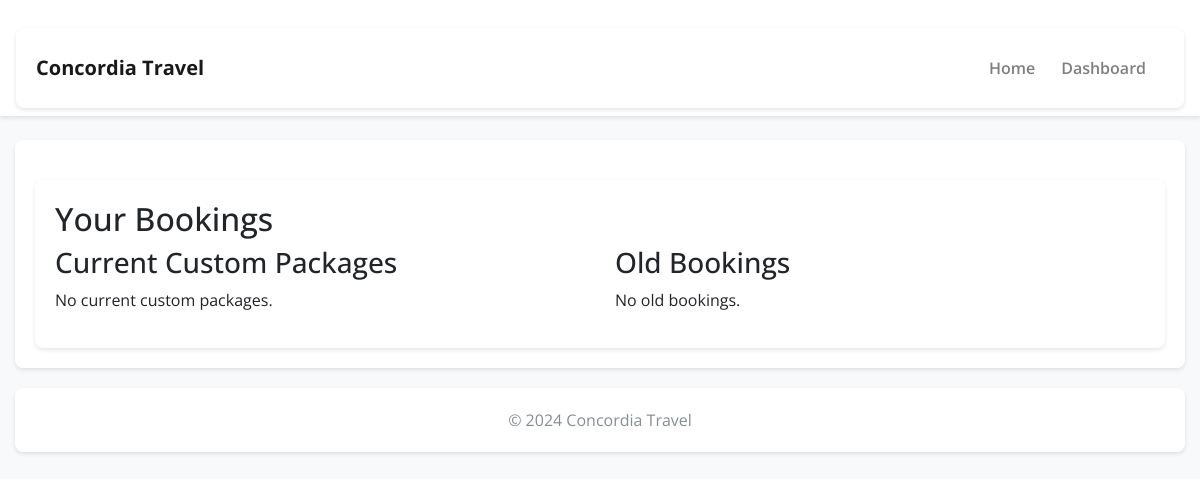
Page /booking/view_bookings/ (signed in) on the earlier database version.
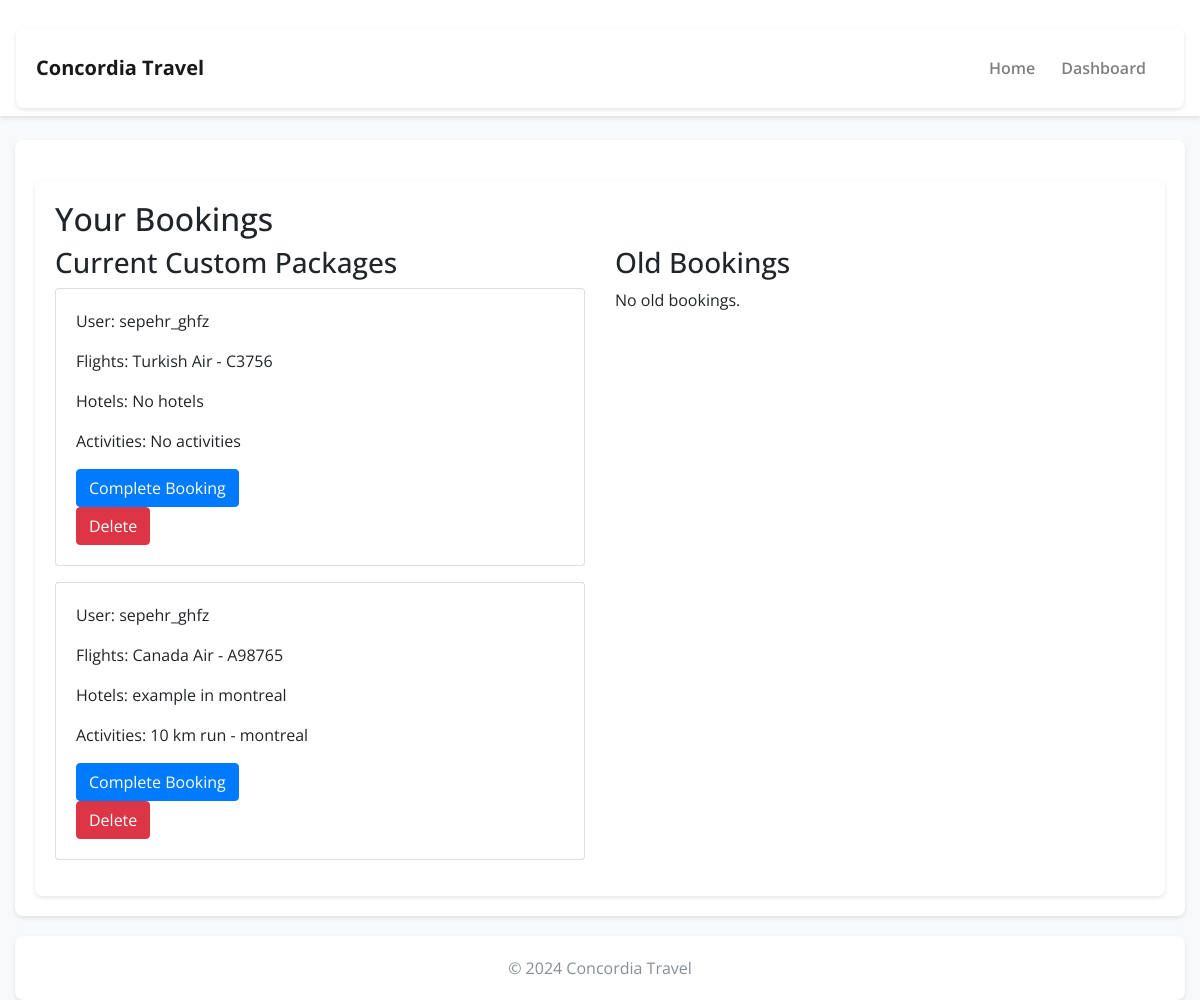
Same page on the later database version.
### booking/models.py (models this page shows, shortened)
class Booking(models.Model):
    STATUS_CHOICES = [
        ('none', 'None'),
        ('reserved', 'Reserved'),
        ('paid', 'Paid'),
    ]
    user = models.ForeignKey(User, on_delete=models.CASCADE)
    custom_package = models.ForeignKey(CustomPackage, on_delete=models.CASCADE)
    status = models.CharField(max_length=10, choices=STATUS_CHOICES, default='none')
    reserved_until = models.DateTimeField(null=True, blank=True)  # Add this field to track reservation expiration

### packages/models.py (models this page shows, shortened)
class Flight(models.Model):
    flight_number = models.CharField(max_length=10)
    airline = models.CharField(max_length=100)
    departure_city = models.CharField(max_length=100)
    arrival_city = models.CharField(max_length=100)
    departure_time = models.DateTimeField()
    duration = models.DurationField()
    price = models.DecimalField(max_digits=10, decimal_places=2)
    description = models.TextField(blank=True, null=True)  # Allows for an optional description

class Hotel(models.Model):
    name = models.CharField(max_length=100)
    city = models.TextField(max_length=100)
    phone_number = models.CharField(max_length=15)
    price = models.DecimalField(max_digits=10, decimal_places=2)
    description = models.TextField(blank=True, null=True)  # Allows for an optional description

class Activity(models.Model):
    name = models.CharField(max_length=100)
    location = models.CharField(max_length=100)
    type = models.CharField(max_length=50)  # E.g., sightseeing, hiking, etc.
    start_time = models.DateTimeField()
    duration = models.DurationField()
    price = models.DecimalField(max_digits=10, decimal_places=2)
    description = models.TextField(blank=True, null=True)  # Allows for an optional description

### booking/views.py (the view)
# urls.py: path('view_bookings/', views.view_bookings, name='view_bookings'),
@login_required
def view_bookings(request):
    current_bookings = Booking.objects.filter(
        user=request.user,
        status__in=['none', 'reserved']
    ).exclude(
        reserved_until__lt=timezone.now()
    )
    old_bookings = Booking.objects.filter(user=request.user, status='paid')
    context = {
        'current_bookings': current_bookings,
        'old_bookings': old_bookings,
    }
    print('test2')
    return render(request, 'booking/view_bookings.html', context)

### booking/templates/booking/view_bookings.html (shortened to what the changed rows need)
{% extends 'booking/base.html' %}
{% load tz %}
{% block content %}
<div class="container">
    <h2>Your Bookings</h2>
    <div class="row">
        <div class="col-md-6">
            <h3>Current Custom Packages</h3>
            {% for booking in current_bookings %}
                <div class="card mb-3">
                    <div class="card-body">
                        <p>User: {{ booking.user.username }}</p>
                        <p>Flights:
                            {% for flight in booking.custom_package.flights.all %}
                                {{ flight.airline }} - {{ flight.flight_number }}<br>
                            {% empty %}
                                No flights
                            {% endfor %}
                        </p>
                        <p>Hotels:
                            {% for hotel in booking.custom_package.hotels.all %}
                                {{ hotel.name }} in {{ hotel.city }}<br>
                            {% empty %}
                                No hotels
                            {% endfor %}
                        </p>
                        <p>Activities:
                            {% for activity in booking.custom_package.activities.all %}
                                {{ activity.name }} - {{ activity.location }}<br>
                            {% empty %}
                                No activities
                            {% endfor %}
                        </p>
                        {% if booking.status == 'reserved' %}
                            <a href="{% url 'payment_process' booking.id %}" class="btn btn-success">Pay Now</a>
                        {% elif booking.status == 'none' %}
                            <form method="post" action="{% url 'complete_booking' booking.custom_package.id %}">
                                <input type="submit" value="Complete Booking" class="btn btn-primary">
                            </form>
                            <form method="post" action="{% url 'delete_booking' booking.id %}">
                                <button type="submit" class="btn btn-danger" onclick="return confirm('Are you sure you want to delete this booking?');">Delete</button>
                            </form>
                        {% endif %}
                    </div>
                </div>
            {% empty %}
                <p>No current custom packages.</p>
            {% endfor %}
        </div>
    </div>
</div>
{% endblock %}

Differences in the rows shown:
added Booking: user.username "sepehr_ghfz"
now on this page (row unchanged): Flight: airline "Turkish Air", flight_number "C3756", shown under "sepehr_ghfz"
added Booking: user.username "sepehr_ghfz"
now on this page (row unchanged): Flight: airline "Canada Air", flight_number "A98765", shown under "sepehr_ghfz"
now on this page (row unchanged): Hotel: name "example", city "montreal"
now on this page (row unchanged): Activity: name "10 km run", location "montreal"
Other differences:
text no longer shown: "No current custom packages."
